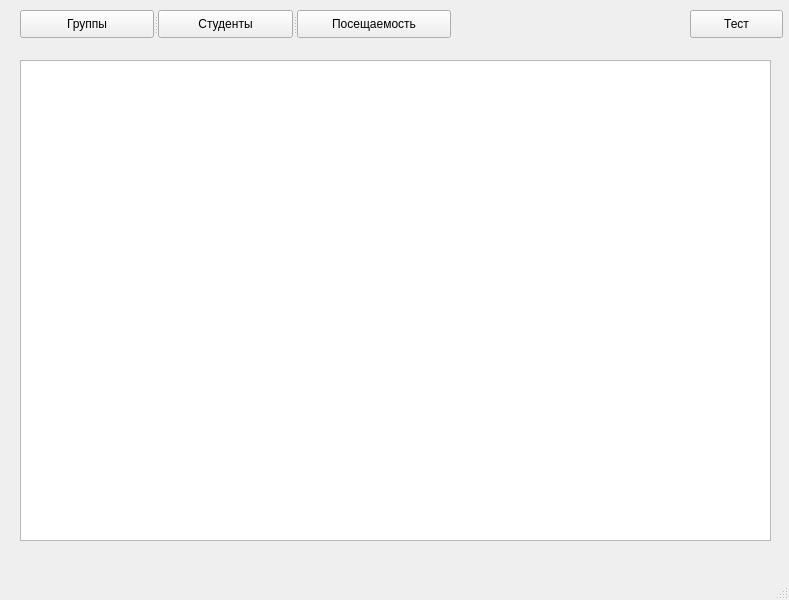
<?xml version="1.0" encoding="UTF-8"?>
<ui version="4.0">
 <class>MainWindow</class>
 <widget class="QMainWindow" name="MainWindow">
  <property name="geometry">
   <rect>
    <x>0</x>
    <y>0</y>
    <width>789</width>
    <height>600</height>
   </rect>
  </property>
  <property name="windowTitle">
   <string>MainWindow</string>
  </property>
  <widget class="QWidget" name="centralwidget">
   <widget class="QPushButton" name="test_button">
    <property name="geometry">
     <rect>
      <x>690</x>
      <y>10</y>
      <width>93</width>
      <height>28</height>
     </rect>
    </property>
    <property name="text">
     <string>Тест</string>
    </property>
   </widget>
   <widget class="QTableWidget" name="tableWidget">
    <property name="geometry">
     <rect>
      <x>20</x>
      <y>60</y>
      <width>751</width>
      <height>481</height>
     </rect>
    </property>
   </widget>
   <widget class="QSplitter" name="splitter">
    <property name="geometry">
     <rect>
      <x>20</x>
      <y>10</y>
      <width>431</width>
      <height>28</height>
     </rect>
    </property>
    <property name="orientation">
     <enum>Qt::Horizontal</enum>
    </property>
    <widget class="QPushButton" name="group_button">
     <property name="text">
      <string>Группы</string>
     </property>
    </widget>
    <widget class="QPushButton" name="student_button">
     <property name="text">
      <string>Студенты</string>
     </property>
    </widget>
    <widget class="QPushButton" name="attendance_button">
     <property name="text">
      <string>Посещаемость</string>
     </property>
    </widget>
   </widget>
  </widget>
  <widget class="QMenuBar" name="menubar">
   <property name="geometry">
    <rect>
     <x>0</x>
     <y>0</y>
     <width>789</width>
     <height>26</height>
    </rect>
   </property>
  </widget>
  <widget class="QStatusBar" name="statusbar"/>
 </widget>
 <resources/>
 <connections/>
</ui>
